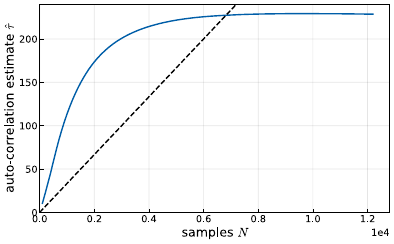

Generate this figure with Python:
"""
Plot the auto-correlation times during a sampling run that continued until convergence.
"""
from pathlib import Path

import pandas as pd
import numpy as np
import matplotlib.pyplot as plt

from lyscripts.plot.histograms import get_size

COLORS = {
    "blue": '#005ea8',
    "green": '#00afa5',
    "orange": '#f17900',
    "red": '#ae0060',
    "gray": '#c5d5db',
}


if __name__ == "__main__":
    plt.style.use("../../../.mplstyle")

    fig, ax = plt.subplots(figsize=get_size())

    acor_times = pd.read_csv(f"../data/complete-v1-acor.csv")
    acor_times.plot(x="x", y="acor_times", ax=ax, legend=False)

    xlim = ax.get_xlim()
    ax.set_xlim(left=0., right=max(xlim[1], acor_times["x"].values[-1]))

    xlim = ax.get_xlim()
    ylim = ax.get_ylim()

    x = np.linspace(*xlim, 10)
    ax.plot(x, x/30., "--", color="black", label="threshold")
    ax.set_xlabel("samples $N$")
    ax.set_ylim(*ylim)
    ax.set_ylabel(r"auto-correlation estimate $\hat{\tau}$")

    plt.savefig(Path(__file__).with_suffix(".svg").name)
